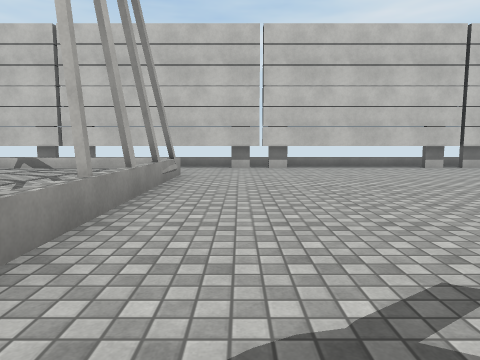
View 1 (above)

24 first-person views from a walk through a Unity game level. The camera is 1.2 m above the floor, tilts 6° down and sees 70° across. The floor is counted in squares, 2 m on a side. Each view is taken from the middle of a square. On the plan, view 1 faces up. The plan holds only what a view shows up to about 10 squares ahead; the rest is blank. The place goes on beyond the plan. The player is left out. Surface patterns are stand-ins for the level's own textures.

View 2
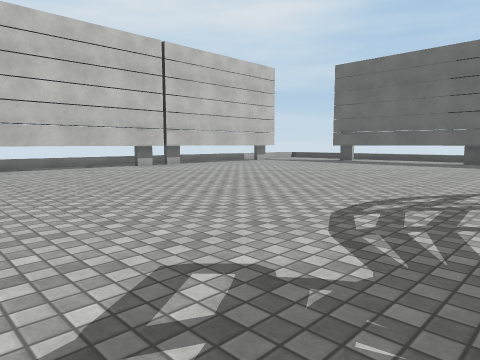

View 3
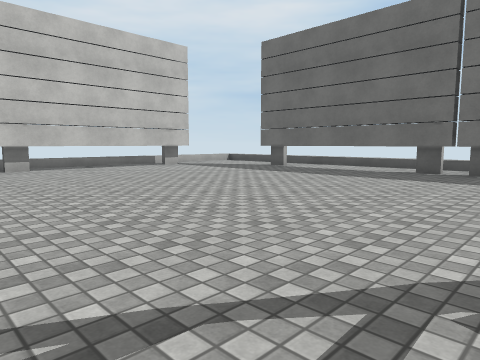

View 4
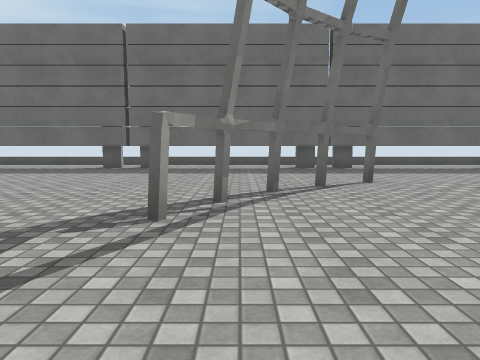

View 5
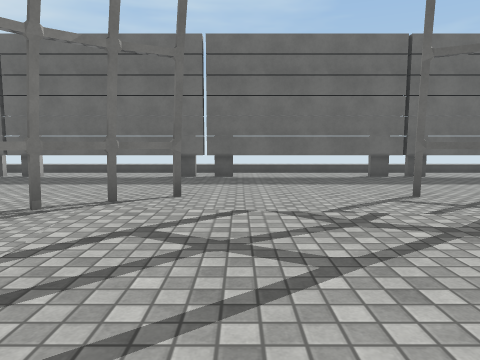

View 6
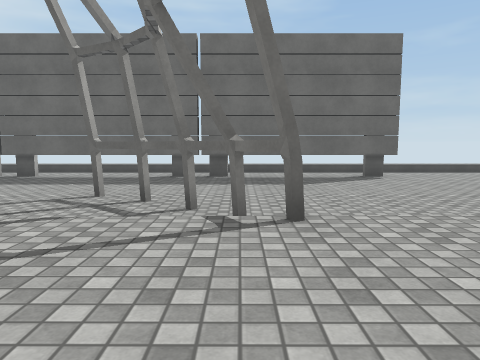

View 7
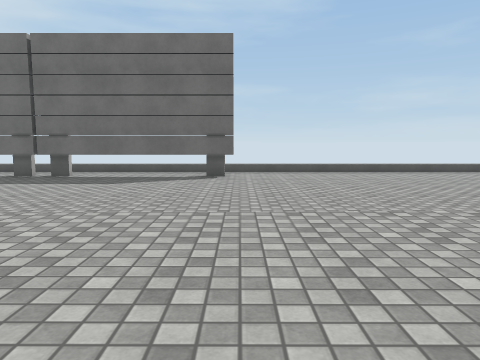

View 8
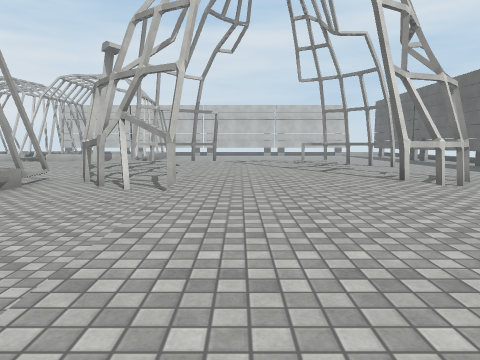

View 9
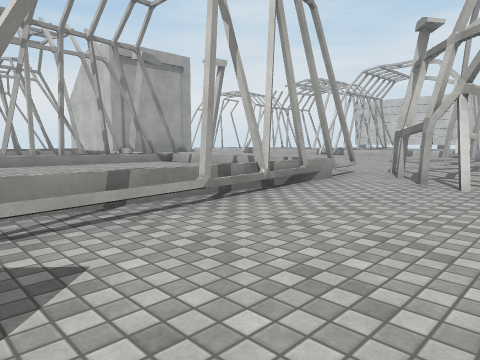

View 10
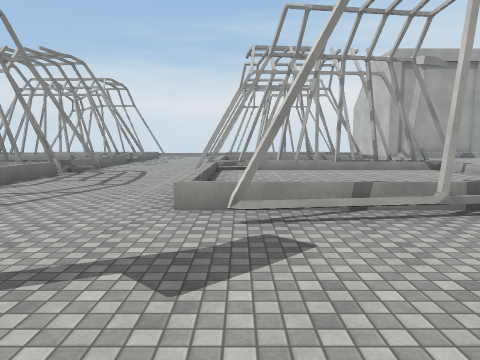

View 11
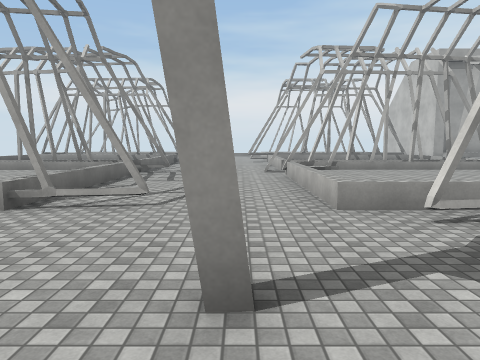

View 12
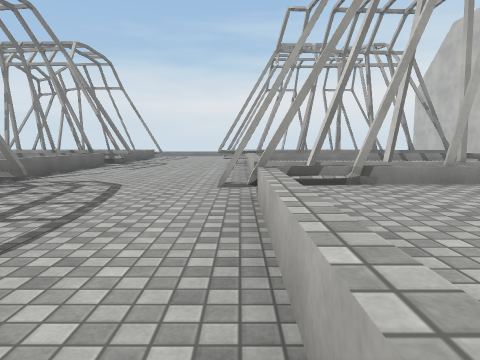

View 13
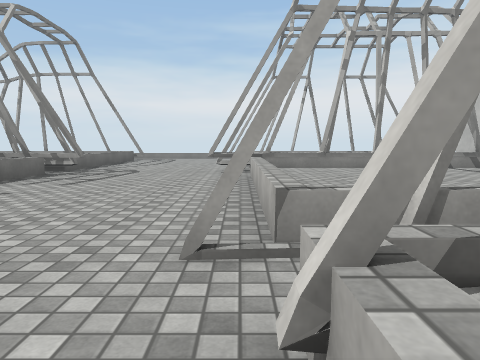

View 14
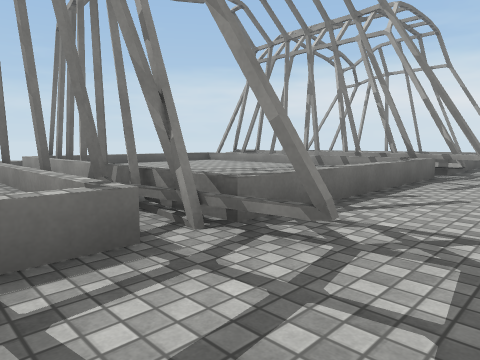

View 15
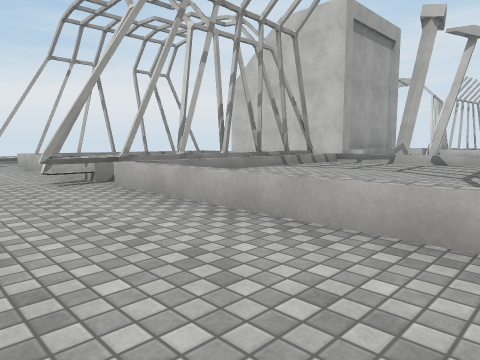

View 16
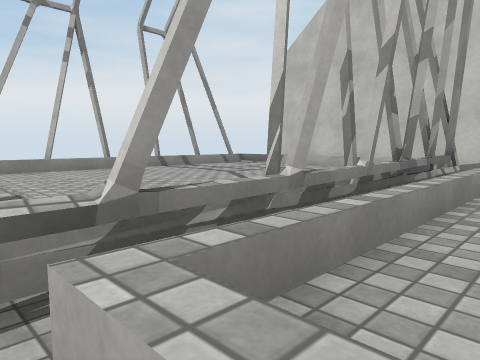

View 17
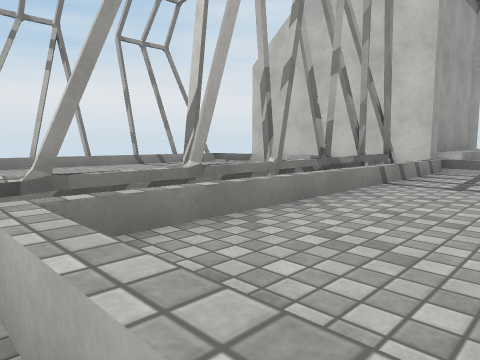

View 18
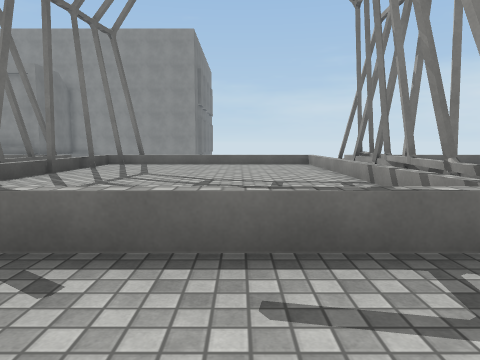

View 19
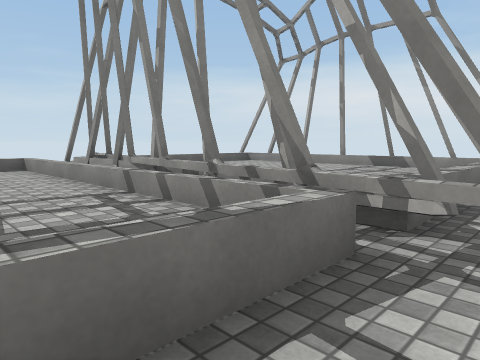

View 20
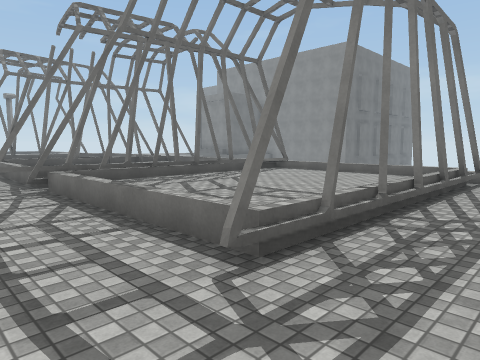

View 21
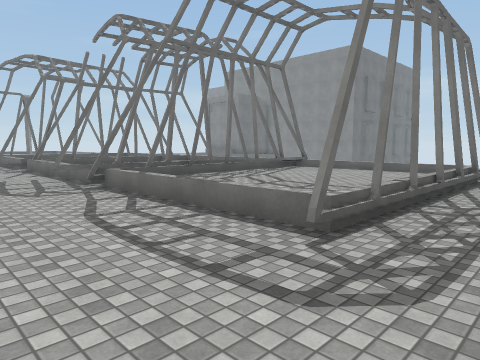

View 22
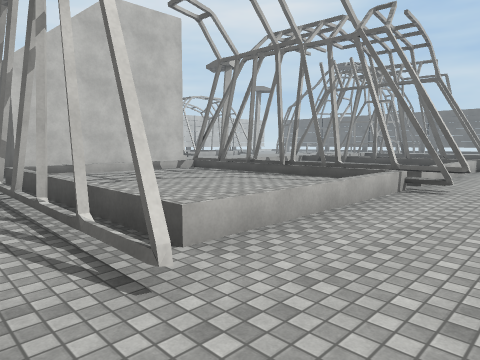

View 23
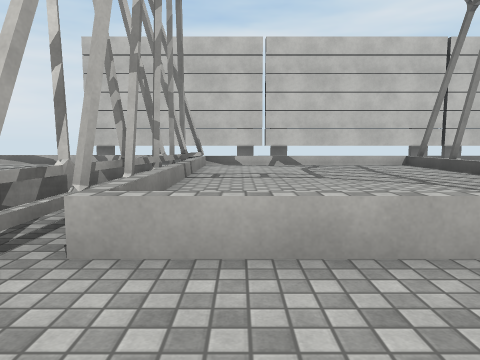

View 24
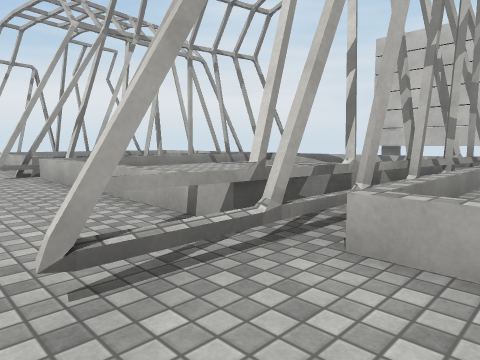

### Floor plan
Key: @ floor where view 1 was taken; # wall or solid block; x gap in a wall; . main floor; : floor 0.25 m higher than the main floor; + floor 0.5 m higher than the main floor; * floor 0.75 m higher than the main floor; / step, stairs or slope; = window, fence, low wall or low ledge; ^ raised ledge.
Columns run from 19 left of view 1 to 13 right of it. Each row starts with its distance up from view 1.
  9           ####################
  8                   ............
  7         ^^^^^ .................
  6         ^^^ ^=^^^^#............#/
  5       x #^^ ^^^^^^#............#/
  4       ##^^  ^^^^^^=............#/
  3        ^^^  ^^^^^^=............#/
  2        ^    ^^^^^ #............#/
  1       =x^^^^^^^^   ............#/
  0       ......##..   @  .........#/
 -1            ....       ...##....#/
 -2                    #   ....#...#/
 -3                   #.   /+/.#...#/
 -4       #          +++  +++/.....#/
 -5       #         +++++++++/.....#/
 -6   #   #*        +++++++++/.....#/
 -7   ######        //#///+++/.#...#/
 -8             #    .##./+++/#....#/
 -9   ^^^^^.^^^^^ :: =.../+++##....#/
-10  /^^^^^.^^^^^#:::#=../+++/.....#/
-11  /^^^^#.^^^^^#::: =../+++/.....#/
-12  /^^^^^x^^^^^#::: =../+++/.....#/
-13  /^^^^#.^^^^^#::: /../+++/....../
-14 //^^^^^^^^^^^#=// /#./+++/....../
-15 /#....=#....=#/////../+ +/....../
-16 /...................#/+   ....../
-17 /.................#...     ...../
-18 /....................        .../
-19 /.=***=^^^^^^#*** #           ../
-20 /.=:::#^^^  ^#::
-21  .=:::#^^^^^^#::
-22  .#:::##^^^^^#:
-23  .=:::##^^^^^#
-24  .=:::#.^^^^^#
-25  .#***#.^^^^^#

Positions as (right, up) in squares from view 1, and headings:
1: (0, 0), facing up
2: (0, 0), facing up-right
3: (4, 0), facing up-right
4: (3, -1), facing right
5: (3, -4), facing right
6: (3, -9), facing right
7: (3, -13), facing right
8: (3, -15), facing up
9: (2, -14), facing up-left
10: (3, -14), facing left
11: (3, -16), facing left
12: (-2, -15), facing left
13: (-5, -15), facing left
14: (-5, -17), facing down-left
15: (-7, -17), facing up-left
16: (-11, -15), facing up-left
17: (-10, -15), facing up-left
18: (-10, -17), facing down
19: (-10, -18), facing down-left
20: (-19, -17), facing down-right
21: (-19, -16), facing down-right
22: (-19, -17), facing up-right
23: (-5, -1), facing up
24: (-5, -1), facing up-left
